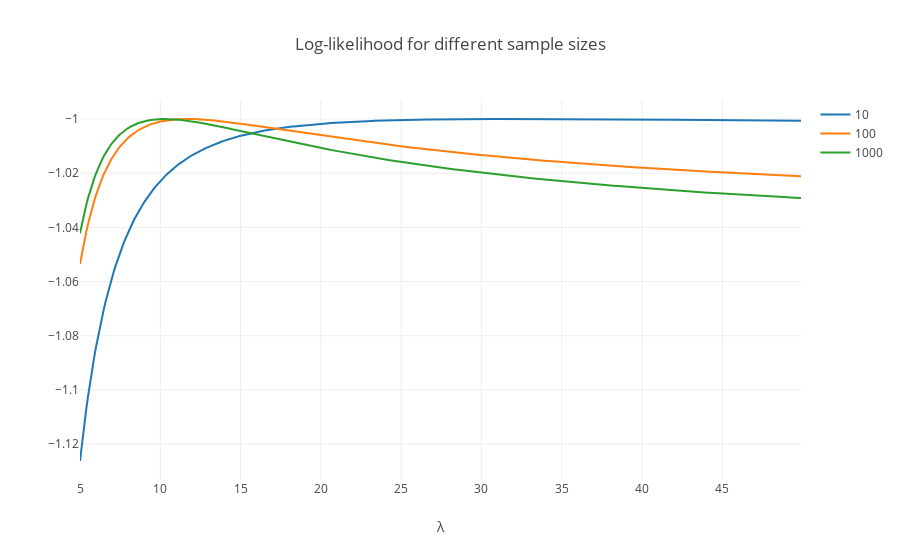

Notebook cell for this chart:
### Markdown cell above
## 3. Statistical inference & maximum likelihood

### Estimator properties

The log likelihood function is
$$
\mathcal{L} =-\dfrac{\sum_{i=1}^{N} x_{i}}{\lambda}-N\log(Z(\lambda))
$$

Maximizing $\mathcal{L}$ we obtain a condition on the maximum likelihood estimator of $\lambda_{ML}$:

$$
\dfrac{\sum_{i=1}^{N} x_{i}}{\lambda_{ML}^{2}}-N\dfrac{Z'(\lambda_{ML})}{Z(\lambda_{ML})}=0
$$
which can be recast in the form:
$$
\lambda_{ML} +\dfrac{  e^{-1/\lambda_{ML}}  -20 e^{-20/\lambda_{ML}} }     {e^{-1/\lambda_{ML}} - e^{-20/\lambda_{ML}} }     = \dfrac{\sum_{i=1}^{N} x_{i}}{N}
$$

Taking the expectat ion value on both sides:


$$
\begin{align*}
\mathbb{E}\left[\lambda_{ML} +\dfrac{  e^{-1/\lambda_{ML}}  -20 e^{-20/\lambda_{ML}} }     {e^{-1/\lambda_{ML}} - e^{-20/\lambda_{ML}} }\right] = \mathbb{E}\left[\dfrac{\sum_{i=1}^{N} x_{i}}{N}\right]
\end{align*}
$$

We can see the right hand side is just the estimator of the mean (which is unbiased) and we can write:

$$
\mathbb{E}\left[\lambda_{ML} +\dfrac{  e^{-1/\lambda_{ML}}  -20 e^{-20/\lambda_{ML}} }     {e^{-1/\lambda_{ML}} - e^{-20/\lambda_{ML}} }\right] = \lambda +\dfrac{  e^{-1/\lambda}  -20 e^{-20/\lambda} }     {e^{-1/\lambda} - e^{-20/\lambda} } \doteq \varphi(\lambda)
$$

$$
\mathbb{E}[\varphi(\lambda_{ML})] = \varphi(\lambda)
$$


We will now proove by contradiction that $\lambda_{ML}$ is a biased estimator of $\lambda$. Let's suppose the contrary (i.e. $\mathbb{E}[\lambda_{ML}]=\lambda$) then we have:

$$
\mathbb{E}[\varphi(\lambda_{ML})] = \varphi(\mathbb{E}[\lambda_{ML}])
$$

Since $\varphi$ is strictly concave, from Jensen’s inequality follows that
$$
\mathbb{E}[\varphi(\lambda_{ML})] < \varphi(\mathbb{E}[\lambda_{ML}])
$$

But this is absurd, therefore $\mathbb{E}[\lambda_{ML}] \neq \lambda$, that is the estimator is biased.  

### Fisher information   
The computation of the Fisher information is quite long, we will thus introduce some ausiliary variable to make things easier. Let's define:  

$$
e_i \doteq e^{-\frac{1}{\lambda}} - 20^i e^{-\frac{20}{\lambda}}, \space i = 0, 1, 2
$$

So that we have:  
$$
\mathbb E[s_i] = \lambda + \frac{e_1}{e_0}
$$

Let's compute now the Fisher information (for one random variable $s_i$):  

$$
\begin{align*}
I(\lambda) &= -\mathbb E\left[\frac{\partial}{\partial\lambda^2}\log{\frac{e^{-\frac{x}{\lambda}}}{Z(\lambda)}}\right] = \space ... \space = \frac{1}{\lambda^4} \left[ \lambda^2 +\frac{e_2}{e_0} + \left(\frac{e_1}{e_0}\right)^2 \right]
\end{align*}
$$

This quantity turns out to be strictly linked to the varaince of $s_i$. In particular:  


$$
\begin{align*}
I(\lambda) &= \frac{V[s_i]}{\lambda^4}
\end{align*}
$$

### Code cell
def sample_exp(lambd, N=1):
    """Sample from the truncated exponential distribution."""
    return -lambd*np.log(np.random.uniform(np.exp(-20/lambd), np.exp(-1/lambd), N))


def pdf_exp(lambd, x):
    """Probability Density Function of the truncated exponential."""
    return np.exp(-x/lambd) / (lambd*(np.exp(-1/lambd) - np.exp(-20/lambd)))


def log_likelihood(lambd, sample, sign=1.0):
    """Calculate the log-likelihood given a sample and lambda."""
    return sign * np.sum(np.log(pdf_exp(lambd, sample)))


lambda_true = 10.
Ns = [10, 100, 1000]

samples = [sample_exp(lambda_true, N) for N in Ns]
lambdas = np.arange(5, 50, 0.1)

data = []

for s in samples:
    lh = [log_likelihood(l, s) for l in lambdas]
    i_max = np.argmax(lh)

    data.append(Scatter(
        x = lambdas,
        y = lh / np.abs(lh[i_max]),
        name = len(s)
    ))

lyt = Layout(
    title="Log-likelihood for different sample sizes",
    xaxis=dict(title="λ")
) 
py.iplot(Figure(data=data, layout=lyt) )

### Figure 1 — Plotly figure (JSON) as saved in the notebook; plotly's stock layout.template omitted (floating-point values rounded to 4 significant figures; data arrays with more than 128 entries replaced by an {"elided": "..."} marker saying what was removed)
{"data": [{"name": 10, "type": "scatter", "x": {"elided": "450 float values"}, "y": {"elided": "450 float values"}}, {"name": 100, "type": "scatter", "x": {"elided": "450 float values"}, "y": {"elided": "450 float values"}}, {"name": 1000, "type": "scatter", "x": {"elided": "450 float values"}, "y": {"elided": "450 float values"}}], "layout": {"title": "Log-likelihood for different sample sizes", "xaxis": {"title": "λ"}}}
